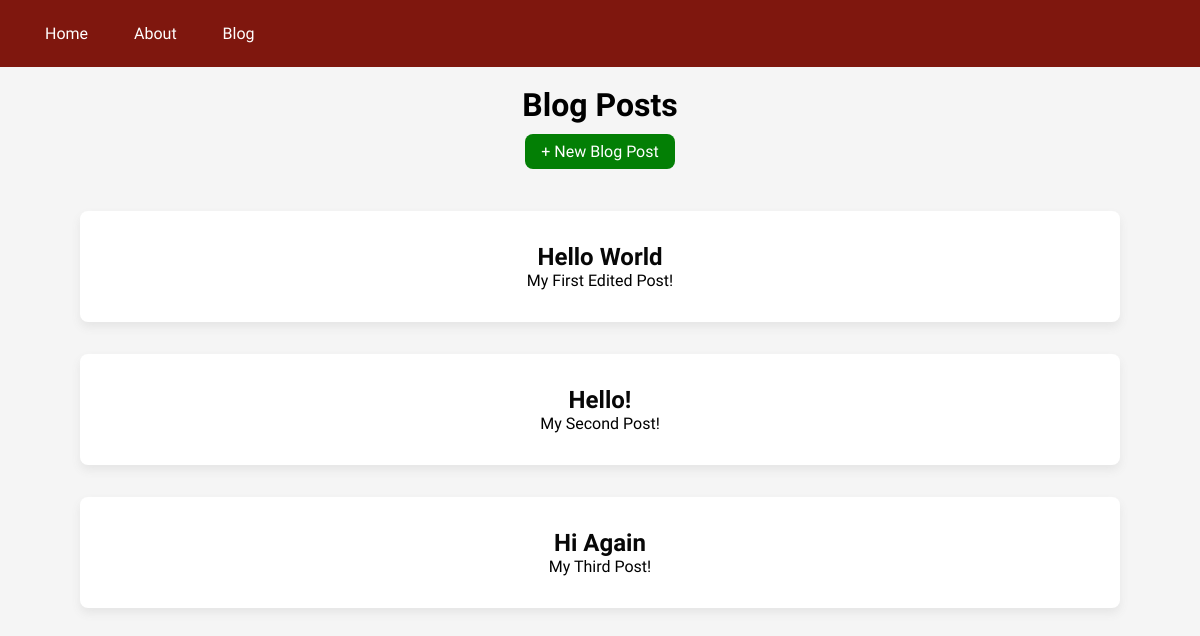
/blog/, run on an earlier commit of the app's database.
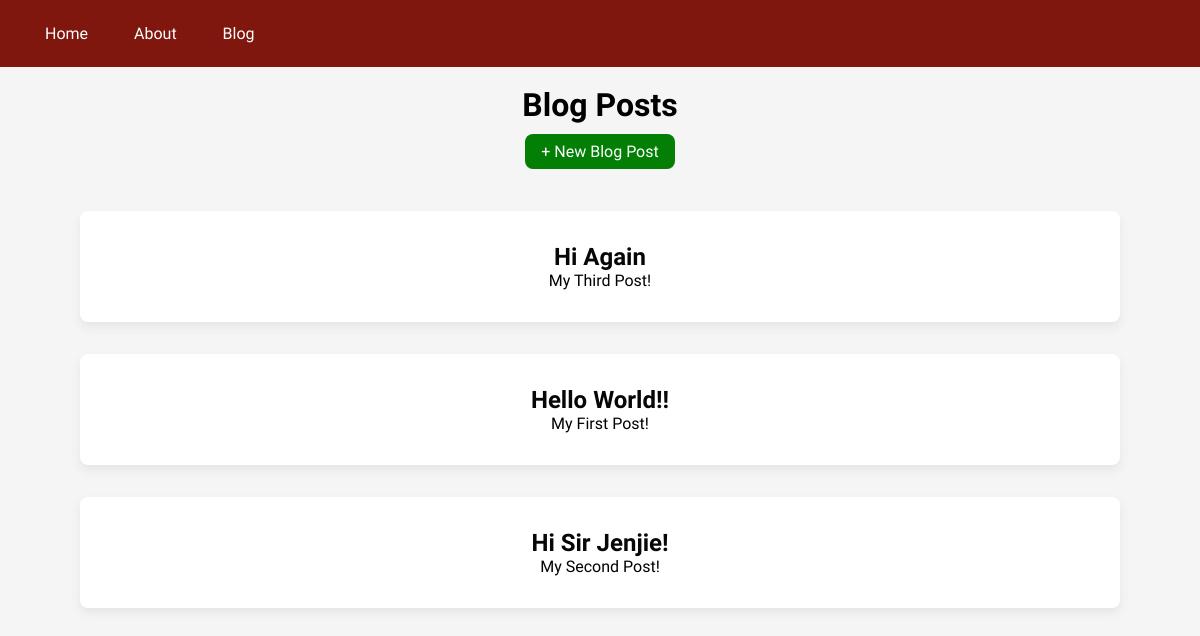
And on a later commit of the database.
### app/models.py (models this page shows, shortened)
class Post(models.Model):
    title = models.CharField(max_length=100)
    author = models.ForeignKey("auth.User", on_delete=models.CASCADE)
    body = models.TextField()

### app/views.py (the view)
# urls.py: path('blog/', BlogListView.as_view(), name='blog'),
class BlogListView(ListView):
    model = Post
    context_object_name = 'posts'
    template_name = 'app/blog_list.html'

### app/templates/app/blog_list.html (shortened to what this page needs)
{% extends 'app/base.html' %}
{% load static %}
{% block content %}
<br>
<h1>Blog Posts</h1>
<a href="{% url 'blog_create' %}" class="new-post-button">+ New Blog Post</a>
    {% for post in posts %}
        <div class="post-entry">
            <h2><a href="{% url 'blog_detail' post.pk %}">{{post.title}}</a></h2>
            <p>{{post.body}}</p>
        </div>
    {% endfor %}
{% endblock content %}

### app/templates/app/base.html (shortened to what this page needs)
{% load static %}
<!DOCTYPE html>
<html lang="en">
<head>
    <link rel="stylesheet" href="{% static 'css/base.css' %}">
</head>
<body>
    {% include 'app/navbar.html' %}
    {% block content %}
    {% endblock content %}
</body>
</html>

### app/templates/app/navbar.html
    <header class="navbar">
        <a href="{% url 'home' %}">Home</a>
        <a href="{% url 'about' %}">About</a>
        <a href="{% url 'blog' %}">Blog</a>
    </header>

### static/css/base.css (style rules this page uses)
* { margin: 0; padding: 0; font-family: "Stack Sans Headline", sans-serif; text-align: center; box-sizing: border-box; }
body { background-color: #f5f5f5; }
.navbar { text-align: left; }
header { background-color: #7f170e; padding: 1.5rem 2rem; }
header a { color: white; text-decoration: none; margin-right: 1rem; padding: 13px; }
.new-post-button { display: inline-block; background-color: #037f05; padding: 0.5rem 1rem; margin: 10px; font-weight: 400; color: white; border-radius: 8px; text-decoration: none; }
.post-entry { background-color: white; padding: 2rem; margin: 2rem 5rem; box-shadow: rgba(100, 100, 100, 0.1) 0px 5px 10px 0px; border-radius: 8px; }
.post-entry a { color: #070707; text-decoration: none; }

What changed in the data, as far as the page shows it:
removed Post: title "Hello World", body "My First Edited Post!"
removed Post: title "Hello!", body "My Second Post!"
added Post: title "Hello World!!", body "My First Post!"
added Post: title "Hi Sir Jenjie!", body "My Second Post!"
